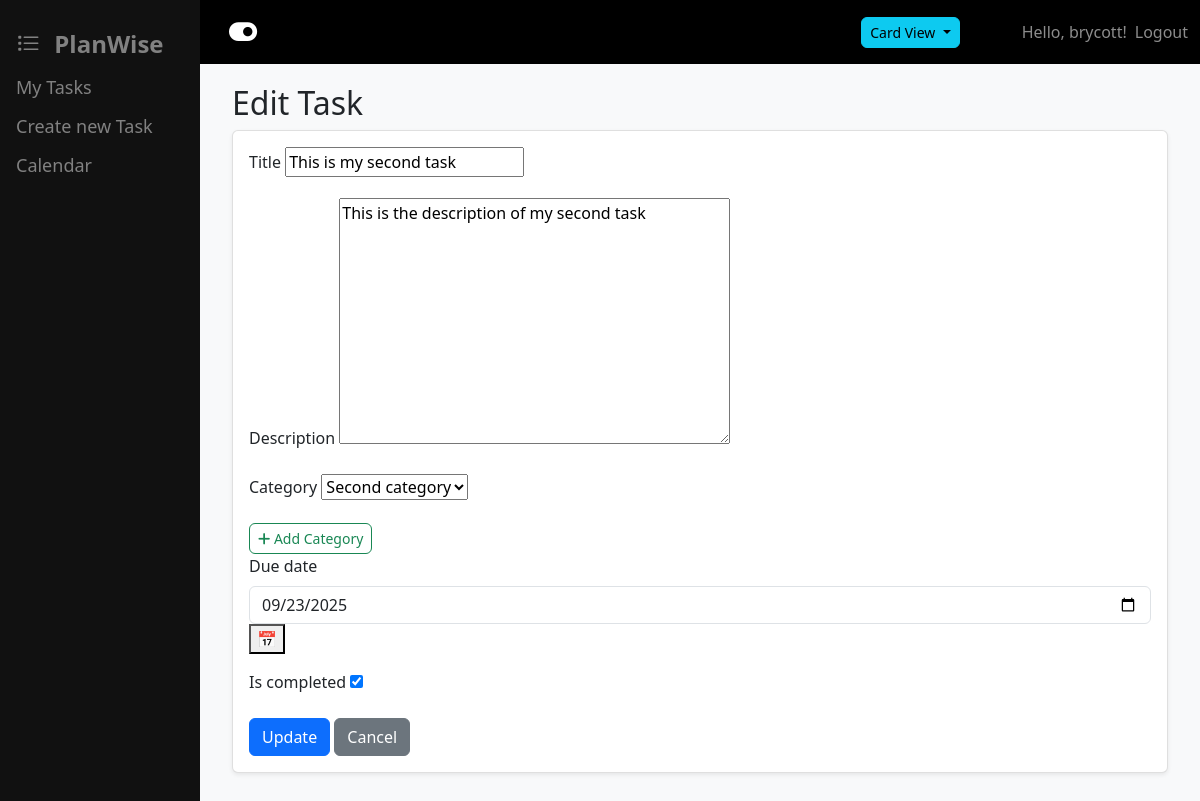
Page /task/10/edit/ (signed in) on the earlier database version.
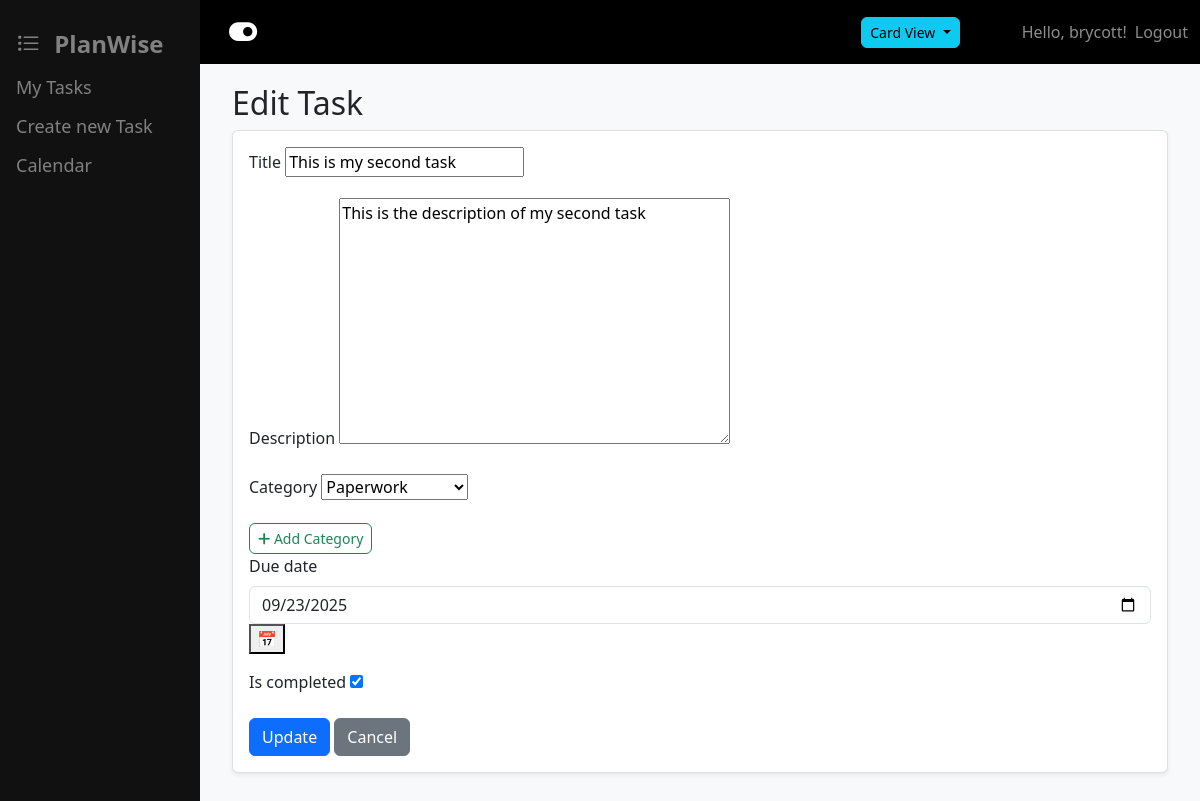
Same page on the later database version.
### tasks/models.py (models this page shows, shortened)
class Task(models.Model):
    PRIORITY_CHOICES = [
        ('low', 'Low'),
        ('medium', 'Medium'),
        ('high', 'High'),
    ]
    title = models.CharField(max_length=200)
    description = models.TextField(blank=True)
    due_date = models.DateField(null=True, blank=True)
    category = models.ForeignKey(Category, on_delete=models.PROTECT, null=True, blank=True)
    is_completed = models.BooleanField(default=False)
    created_at = models.DateTimeField(auto_now_add=True)
    updated_at = models.DateTimeField(auto_now=True)
    user = models.ForeignKey(User, on_delete=models.CASCADE)
    class Meta:
        ordering = ['-created_at']

### tasks/views.py (the view)
# urls.py: path('task/<int:pk>/edit/', views.TaskUpdateView.as_view(), name='task_update'),
class TaskUpdateView(LoginRequiredMixin, UpdateView):
    model = Task
    form_class = TaskForm
    template_name = 'tasks/task_form.html'
    success_url = reverse_lazy('tasks:task_list')
    def get_form_kwargs(self):
        kwargs = super().get_form_kwargs()
        kwargs['user'] = self.request.user
        return kwargs
    def get_context_data(self, **kwargs):
        context = super().get_context_data(**kwargs)
        context['title'] = 'Edit Task'
        return context
    def get_queryset(self):
        return Task.objects.filter(user=self.request.user)

### tasks/forms.py
class TaskForm(forms.ModelForm):
    class Meta:
        model = Task
        fields = ['title', 'description', 'category', 'due_date', 'is_completed']
        widgets = {
            'due_date': forms.DateInput(attrs={'type': 'date', 'class': 'form-control'}),
        }
    def __init__(self, *args, **kwargs):
        user = kwargs.pop('user', None)
        super().__init__(*args, **kwargs)

### tasks/models.py (called while the page is built)
    def __str__(self):
        return self.name

### tasks/templates/tasks/task_form.html (shortened to what this page needs)
{% extends 'base.html' %}
{% load static %}
{% block content %}
  <link rel="stylesheet" href="{% static 'css/flatpickr.min.css' %}?v=2">
  <h2>{% if form.instance.pk %}Edit Task{% else %}Create Task{% endif %}</h2>
  <form method="post">
    <div class="card mb-4">
      <div class="card-body">
        {% for field in form %}
          {% if field.name == 'parent' %}
          {% elif field.name == 'due_date' %}
          <a href="{% url 'tasks:category_create' %}" class="btn btn-outline-success btn-sm">
                    <i class="fas fa-plus"></i> Add Category
                </a>
            <div class="mb-3">
              <label for="{{ field.id_for_label }}" class="form-label">{{ field.label }}</label>
              <div class="date-with-icon">
                {{ field }}
                <button type="button" id="dueDateIcon" class="calendar-toggle" aria-label="Open calendar">📅</button>
              </div>
            </div>
          {% else %}
            <div class="mb-3">
              <label for="{{ field.id_for_label }}" class="form-label">{{ field.label }}</label>
              {{ field }}
            </div>
          {% endif %}
        {% endfor %}
        <button type="submit" class="btn btn-primary">{% if form.instance.pk %}Update{% else %}Create Task{% endif %}</button>
  </form>
  <button class="btn btn-secondary" onclick="window.history.back()">Cancel</button>
      </div>
    </div>
{% endblock %}

Differences in the rows shown:
changed Task "This is my second task": category "Second category" → "Paperwork"
